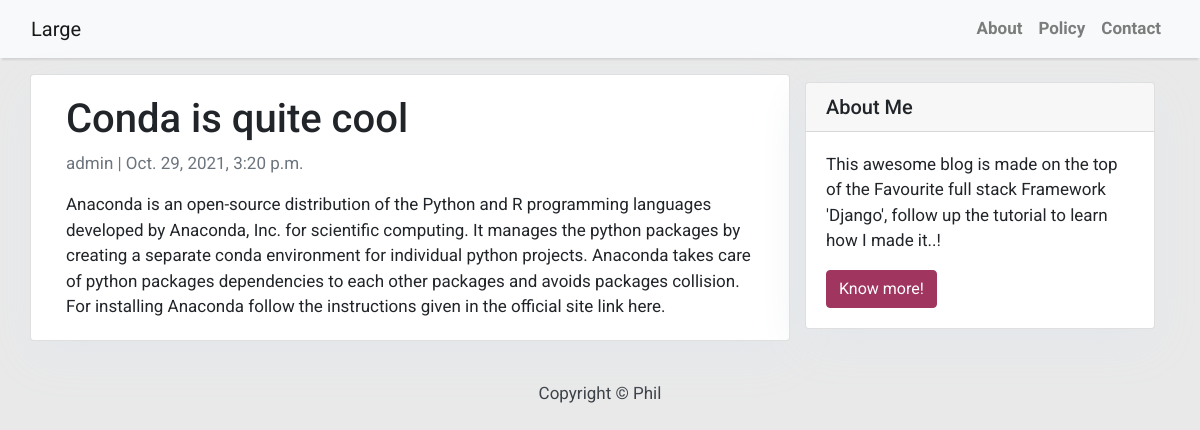
Page /conda-is-quite-cool/ on the committed database.
### nodis_blog/models.py (models this page shows, shortened)
class Post(models.Model):
    title = models.CharField(max_length=255, unique=True)
    slug = models.SlugField(max_length=255, unique=True)
    content = models.TextField()
    created_on = models.DateTimeField(auto_now_add=True)
    updated_on = models.DateTimeField(auto_now=True)
    author = models.ForeignKey(User, on_delete=models.PROTECT)
    tags = models.ManyToManyField(Tag, blank=True)
    status = models.IntegerField(choices=STATUS, default=0)
    class Meta:
        ordering = ['-created_on']

### nodis_blog/views.py (the view)
# urls.py: path('<slug:slug>/', views.PostDetail.as_view(), name='post_detail'),
class PostDetail(generic.DetailView):
    model = Post
    template_name = 'post_detail.html'

### templates/post_detail.html
{% extends 'base.html' %} {% block content %}
<div class="container">
  <div class="row">
    <div class="col-md-8 card mb-4  mt-3 left  top">
      <div class="card-body">
        <h1>{% block title %} {{ object.title }} {% endblock title %}</h1>
        <p class=" text-muted">{{ post.author }} | {{ post.created_on }}</p>
        <p class="card-text ">{{ object.content | safe }}</p>
      </div>
    </div>
    {% block sidebar %} {% include 'sidebar.html' %} {% endblock sidebar %}
  </div>
</div>
{% endblock content %}

### templates/base.html (style rules this page uses)
body { font-family: "Roboto", sans-serif; font-size: 17px; background-color: #e9e9e9; }

### templates/sidebar.html (style rules this page uses)
.card { box-shadow: 0 16px 48px #E3E7EB; }

### rows in the picture
Post: title "Conda is quite cool", author "admin", created_on "Oct. 29, 2021, 3:20 p.m.", content "Anaconda is an open-source distribution of the Python and R programming languages developed by Anaconda, Inc. for scientific computing. It manages the python packages by creating a separate conda environment for individual python projects. Anaconda takes care of python packages dependencies to each other packages and avoids packages collision. For installing Anaconda follow the instructions given in the official site link here."
